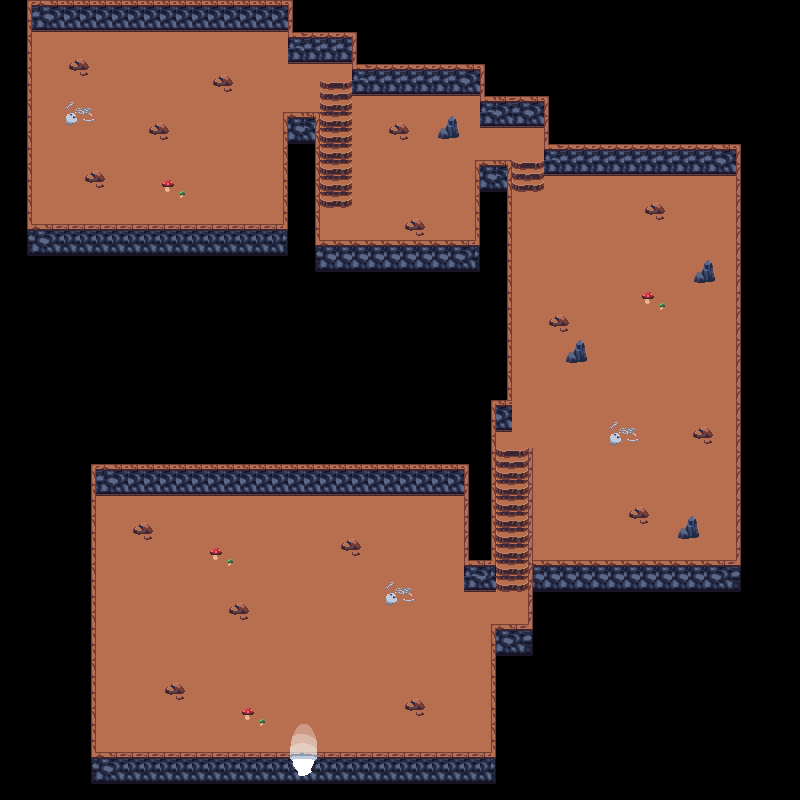

This game map was drawn from its Tiled (.tmx) file and the tilesets committed beside it. A one-line description and the trimmed map source follow:
An orthogonal 50x50 tile map with 16x16 px tiles, 5 tile layers (floor, stairs, walls, walls 2, ...) and 53 objects (49x collision, exit_dungeon, spawn_dungeon, boss_path1, boss_path2).

<map version="1.5" tiledversion="1.7.2" orientation="orthogonal" renderorder="right-down" width="50" height="50" tilewidth="16" tileheight="16" infinite="0" nextlayerid="10" nextobjectid="79">
 <tileset firstgid="1" source="dungeon.tsx" />
 <layer id="1" name="floor" width="50" height="50">
  <data>[2500 cells, 989 non-empty, 16 distinct tile ids]</data>
 </layer>
 <layer id="2" name="stairs" width="50" height="50">
  <data>[2500 cells, 70 non-empty, 5 distinct tile ids]</data>
 </layer>
 <layer id="3" name="walls" width="50" height="50">
  <data>[2500 cells, 421 non-empty, 27 distinct tile ids]</data>
 </layer>
 <layer id="5" name="walls 2" width="50" height="50">
  <data>[2500 cells, 5 non-empty, 4 distinct tile ids]</data>
 </layer>
 <layer id="6" name="decorations" width="50" height="50">
  <data>[2500 cells, 112 non-empty, 24 distinct tile ids]</data>
 </layer>
 <objectgroup id="7" name="objects">
  <object id="1" type="collision" x="91.25" y="464" width="4.25" height="319.5" />
  <object id="2" type="collision" x="95.8182" y="752.182" width="399.818" height="31.6364" />
  <object id="3" type="collision" x="491.091" y="624" width="41.8182" height="32" />
  <object id="4" type="collision" x="491.091" y="656.545" width="4.72727" height="95.0909" />
  <object id="5" type="collision" x="95.75" y="463.875" width="368.5" height="31.875" />
  <object id="6" type="collision" x="464" y="463.875" width="4.625" height="96" />
  <object id="7" type="collision" x="463.99" y="560.25" width="32" height="31.625" />
  <object id="8" type="collision" x="528" y="592.25" width="5" height="31.5" />
  <object id="9" type="collision" x="528" y="560.25" width="212.875" height="31.625" />
  <object id="10" type="collision" x="528" y="448" width="4.875" height="112" />
  <object id="11" type="collision" x="491.39" y="399.818" width="4.60227" height="160.182" />
  <object id="13" type="collision" x="496" y="400" width="15.875" height="31.875" />
  <object id="14" type="collision" x="736.125" y="176.125" width="4.75" height="383.875" />
  <object id="15" type="collision" x="507.13" y="192" width="4.875" height="207.875" />
  <object id="16" type="collision" x="544" y="144.091" width="196.909" height="31.8182" />
  <object id="17" type="collision" x="474.99" y="160.125" width="37" height="31.75" />
  <object id="18" type="collision" x="475" y="191.875" width="4.875" height="48.125" />
  <object id="19" type="collision" x="314.909" y="240" width="165.091" height="31.875" />
  <object id="20" type="collision" x="314.909" y="144.091" width="5.09091" height="95.8182" />
  <object id="21" type="collision" x="283.25" y="112" width="36.75" height="31.875" />
  <object id="22" type="collision" x="283.25" y="144" width="1" height="80" />
  <object id="23" type="collision" x="26.875" y="224" width="261" height="32" />
  <object id="24" type="collision" x="26.875" y="31.875" width="5.125" height="192" />
  <object id="25" type="collision" x="27.125" y="0.25" width="265.75" height="31.625" />
  <object id="26" type="collision" x="288.125" y="32.125" width="68.75" height="32" />
  <object id="27" type="collision" x="352" y="64.25" width="132.875" height="31.625" />
  <object id="28" type="collision" x="480.125" y="96.25" width="68.875" height="31.75" />
  <object id="29" type="collision" x="544.125" y="128" width="5" height="16.125" />
  <object id="52" name="exit_dungeon" x="289.5" y="735" width="27.75" height="41.75" />
  <object id="53" name="spawn_dungeon" x="228.25" y="665">
   <point />
  </object>
  <object id="54" type="collision" x="164.75" y="682.625" width="20.625" height="18" />
  <object id="55" type="collision" x="227.625" y="602.75" width="21.625" height="17.5" />
  <object id="56" type="collision" x="131.75" y="522" width="22.625" height="19" />
  <object id="57" type="collision" x="340.25" y="538.625" width="21.25" height="17.625" />
  <object id="58" type="collision" x="403.25" y="698" width="22.75" height="19" />
  <object id="59" type="collision" x="677.273" y="515.364" width="22" height="24.2727" />
  <object id="60" type="collision" x="628" y="506.818" width="21.2727" height="17.6364" />
  <object id="61" type="collision" x="692.5" y="426.75" width="21" height="17.5" />
  <object id="62" type="collision" x="565.364" y="339.636" width="21.7273" height="24.0909" />
  <object id="63" type="collision" x="548.5" y="313.625" width="21.25" height="18.875" />
  <object id="64" type="collision" x="693.636" y="259.545" width="22" height="24.0909" />
  <object id="65" type="collision" x="644.5" y="201.875" width="20.375" height="19.0625" />
  <object id="66" type="collision" x="437.273" y="115.818" width="22.7273" height="23.6364" />
  <object id="67" type="collision" x="387.455" y="122.909" width="22.5455" height="17.6364" />
  <object id="68" type="collision" x="404" y="217.818" width="21.6364" height="19.0909" />
  <object id="69" type="collision" x="84.1818" y="169.091" width="21.4545" height="19.4545" />
  <object id="70" type="collision" x="147.091" y="121.636" width="23.2727" height="19.6364" />
  <object id="71" type="collision" x="212.545" y="74.1818" width="21.6364" height="18.5455" />
  <object id="72" type="collision" x="67.8182" y="58.5455" width="22.1818" height="18" />
  <object id="73" type="collision" x="544" y="175.875" width="1.625" height="16.125" />
  <object id="76" type="collision" x="352" y="96" width="1.63636" height="111.909" />
 </objectgroup>
 <objectgroup id="9" name="NPCPaths">
  <object id="77" name="boss_path1" x="239.5" y="511.25" width="16.75" height="16.75" />
  <object id="78" name="boss_path2" x="400" y="512" width="15.75" height="15.75" />
 </objectgroup>
</map>
